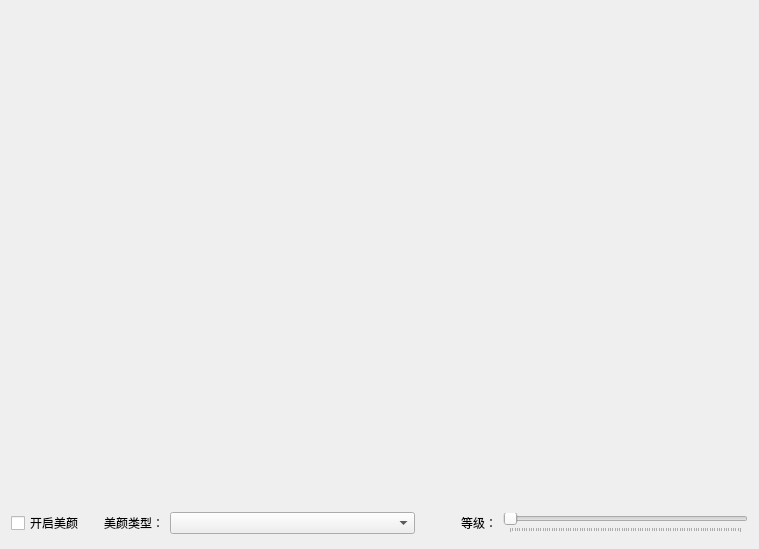
<?xml version="1.0" encoding="UTF-8"?>
<ui version="4.0">
 <class>TestVideoBeauty</class>
 <widget class="QWidget" name="TestVideoBeauty">
  <property name="geometry">
   <rect>
    <x>0</x>
    <y>0</y>
    <width>759</width>
    <height>549</height>
   </rect>
  </property>
  <property name="windowTitle">
   <string>TestVideoBeauty</string>
  </property>
  <layout class="QVBoxLayout" name="verticalLayout">
   <item>
    <layout class="QHBoxLayout" name="horizontalLayout">
     <item>
      <widget class="CustomVideoView" name="videoCanvas" native="true">
       <property name="sizePolicy">
        <sizepolicy hsizetype="Preferred" vsizetype="Expanding">
         <horstretch>0</horstretch>
         <verstretch>0</verstretch>
        </sizepolicy>
       </property>
      </widget>
     </item>
    </layout>
   </item>
   <item>
    <widget class="QWidget" name="bottomBar" native="true">
     <property name="minimumSize">
      <size>
       <width>0</width>
       <height>30</height>
      </size>
     </property>
     <property name="maximumSize">
      <size>
       <width>16777215</width>
       <height>30</height>
      </size>
     </property>
     <layout class="QHBoxLayout" name="horizontalLayout_2">
      <property name="spacing">
       <number>20</number>
      </property>
      <property name="leftMargin">
       <number>0</number>
      </property>
      <property name="topMargin">
       <number>0</number>
      </property>
      <property name="rightMargin">
       <number>0</number>
      </property>
      <property name="bottomMargin">
       <number>0</number>
      </property>
      <item>
       <widget class="QCheckBox" name="enableBeautyBtn">
        <property name="sizePolicy">
         <sizepolicy hsizetype="Preferred" vsizetype="Fixed">
          <horstretch>0</horstretch>
          <verstretch>0</verstretch>
         </sizepolicy>
        </property>
        <property name="text">
         <string>开启美颜</string>
        </property>
       </widget>
      </item>
      <item>
       <widget class="QWidget" name="settingPage" native="true">
        <property name="sizePolicy">
         <sizepolicy hsizetype="Expanding" vsizetype="Preferred">
          <horstretch>0</horstretch>
          <verstretch>0</verstretch>
         </sizepolicy>
        </property>
        <layout class="QHBoxLayout" name="horizontalLayout_3">
         <property name="leftMargin">
          <number>0</number>
         </property>
         <property name="topMargin">
          <number>0</number>
         </property>
         <property name="rightMargin">
          <number>0</number>
         </property>
         <property name="bottomMargin">
          <number>0</number>
         </property>
         <item>
          <widget class="QLabel" name="label">
           <property name="sizePolicy">
            <sizepolicy hsizetype="Fixed" vsizetype="Preferred">
             <horstretch>0</horstretch>
             <verstretch>0</verstretch>
            </sizepolicy>
           </property>
           <property name="text">
            <string>美颜类型：</string>
           </property>
          </widget>
         </item>
         <item>
          <widget class="QComboBox" name="cb_type"/>
         </item>
         <item>
          <spacer name="horizontalSpacer">
           <property name="orientation">
            <enum>Qt::Horizontal</enum>
           </property>
           <property name="sizeType">
            <enum>QSizePolicy::Fixed</enum>
           </property>
           <property name="sizeHint" stdset="0">
            <size>
             <width>40</width>
             <height>20</height>
            </size>
           </property>
          </spacer>
         </item>
         <item>
          <widget class="QLabel" name="label_2">
           <property name="sizePolicy">
            <sizepolicy hsizetype="Fixed" vsizetype="Preferred">
             <horstretch>0</horstretch>
             <verstretch>0</verstretch>
            </sizepolicy>
           </property>
           <property name="text">
            <string>等级：</string>
           </property>
          </widget>
         </item>
         <item>
          <widget class="QSlider" name="sld_level">
           <property name="sizePolicy">
            <sizepolicy hsizetype="Preferred" vsizetype="Fixed">
             <horstretch>0</horstretch>
             <verstretch>0</verstretch>
            </sizepolicy>
           </property>
           <property name="orientation">
            <enum>Qt::Horizontal</enum>
           </property>
           <property name="tickPosition">
            <enum>QSlider::TicksBelow</enum>
           </property>
           <property name="tickInterval">
            <number>1</number>
           </property>
          </widget>
         </item>
        </layout>
       </widget>
      </item>
     </layout>
    </widget>
   </item>
  </layout>
 </widget>
 <layoutdefault spacing="6" margin="11"/>
 <customwidgets>
  <customwidget>
   <class>CustomVideoView</class>
   <extends>QWidget</extends>
   <header location="global">CustomRenderWidget.h</header>
   <container>1</container>
  </customwidget>
 </customwidgets>
 <resources/>
 <connections/>
</ui>
